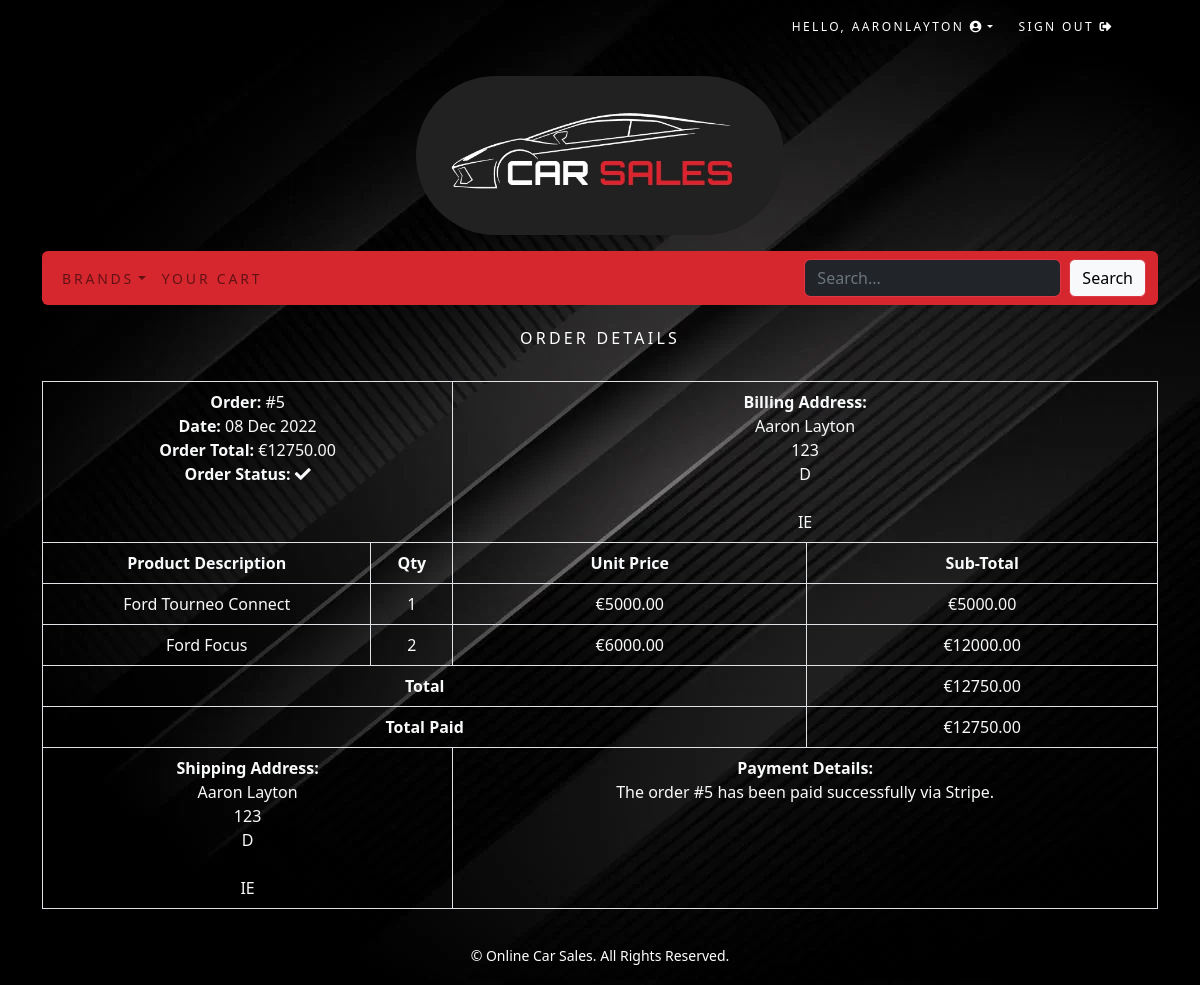
The page /order/5/ (signed in) on the database its author committed.
### accounts/models.py (models this page shows)
class CustomUser(AbstractUser):
    age = models.PositiveIntegerField(null=True, blank=True)

### order/models.py (models this page shows, shortened)
class Order(models.Model):
    token = models.CharField(max_length=250, blank=True)
    total = models.DecimalField(max_digits=10, decimal_places=2, verbose_name='Euro Order Total')
    emailAddress = models.EmailField(max_length=250, blank=True, verbose_name='Email Address')
    created = models.DateTimeField(auto_now_add=True)
    billingName = models.CharField(max_length=250, blank=True)
    billingAddress1 = models.CharField(max_length=250, blank=True)
    billingCity = models.CharField(max_length=250, blank=True)
    billingPostcode = models.CharField(max_length=10, blank=True)
    billingCountry = models.CharField(max_length=200, blank=True)
    shippingName = models.CharField(max_length=250, blank=True)
    shippingAddress1 = models.CharField(max_length=250, blank=True)
    shippingCity = models.CharField(max_length=250, blank=True)
    shippingPostcode = models.CharField(max_length=10, blank=True)
    shippingCountry = models.CharField(max_length=200, blank=True)
    voucher = models.ForeignKey(Voucher,
                                related_name='orders',
                                null=True,
                                blank=True,
                                on_delete=models.SET_NULL)
    discount = models.IntegerField(default = 0,
                                validators=[MinValueValidator(0),
                                MaxValueValidator(100)])
    class Meta:
        db_table = 'Order'
        ordering = ['-created']

class OrderItem(models.Model):
    product = models.CharField(max_length=250)
    quantity = models.IntegerField()
    price = models.DecimalField(max_digits=10, decimal_places=2, verbose_name='Euro Price')
    order = models.ForeignKey(Order, on_delete=models.CASCADE)
    class Meta:
        db_table = 'OrderItem'
    def sub_total(self):
        return self.quantity * self.price

### order/views.py (the view)
# urls.py: path('<int:order_id>/', views.orderDetail.as_view(), name='order_detail'),
class orderDetail(LoginRequiredMixin, View):
    def get(self, request, order_id):
        if request.user.is_authenticated:
            email = str(request.user.email)
            order = Order.objects.get(id=order_id, emailAddress=email)
            order_items = OrderItem.objects.filter(order=order)
        return render(request, 'order/order_detail.html', {'order': order, 'order_items': order_items})

### accounts/templatetags/auth_extras.py (called while the page is built)
@register.filter(name='has_group')
def has_group(user, group_name):
    group = Group.objects.get(name=group_name)
    return True if group in user.groups.all() else False

### car/context_processors.py (called while the page is built)
def menu_links(request):
    links = Category.objects.all()
    return {'links':links}

### car/models.py (called while the page is built)
    def get_absolute_url(self):
        return reverse('car:products_by_category', args=[self.id])

### cart/context_processors.py (called while the page is built)
def counter(request):
    item_count = 0
    if 'admin' in request.path:
        return {}
    else:
        try:
            cart = Cart.objects.filter(cart_id=_cart_id(request))
            cart_items = CartItem.objects.all().filter(cart=cart[:1])
            for cart_item in cart_items:
                item_count += cart_item.quantity
        except Cart.DoesNotExist:
            item_count = 0
    return {'item_count':item_count}

### cart/views.py (called while the page is built)
def _cart_id(request):
    cart = request.session.session_key
    if not cart:
        cart = request.session.create()
    return cart

### order/templates/order/order_detail.html (shortened to what this page needs)
{% extends "base.html" %}
{% load static %}
{% block content %}
<div>
    <div class="text-center">
        <br>
        <h1 class="text-center my_title">Order Details</h1>
        <br>
        <table class="table table-bordered text-light">
            <tr>
                <td class="text-left" colspan="2">
                    <b>Order: </b>#{{ order.id }}<br>
                    <b>Date: </b>{{ order.created|date:"d M Y" }}<br>
                    <b>Order Total: </b>€{{ order.total }}<br>
                    <b>Order Status: </b><i class="fas fa-check"></i>
                <td class="text-left" colspan="2">
                    <b>Billing Address: </b><br>
                    {{ order.billingName }}<br>
                    {{ order.billingAddress1 }}<br>
                    {{ order.billingCity }}<br>
                    {{ order.billingPostcode }}<br>
                    {{ order.billingCountry }}<br>
                </td>
            </tr>
            <tr>
                <td><b>Product Description</b></td>
                <td><b>Qty</b></td>
                <td><b>Unit Price</b></td>
                <td><b>Sub-Total</b></td>
            </tr>
            {% for item in order_items %}
            <tr>
                <td>{{ item.product }}</td>
                <td>{{ item.quantity }}</td>
                <td>€{{ item.price }}</td>
                <td>€{{ item.sub_total }}</td>
            </tr>
            {% endfor %}
            <tr>
                <td class="text-right" colspan="3"><b>Total</b></td>
                <td>€{{ order.total }}</td>
            </tr>
            <tr>
                <td class="text-right" colspan="3"><b>Total Paid</b></td>
                <td>€{{ order.total }}</td>
            </tr>
            <tr>
                <td class="text-left" colspan="2">
                    <b>Shipping Address: </b><br>
                    {{ order.shippingName }}<br>
                    {{ order.shippingAddress1 }}<br>
                    {{ order.shippingCity }}<br>
                    {{ order.shippingPostcode }}<br>
                    {{ order.shippingCountry }}<br>
                </td>
                <td class="text-left" colspan="2">
                    <b>Payment Details: </b><br>
                    The order #{{ order.id }} has been paid successfully via Stripe.
                </td>
            </tr>
        </table>
    </div>
</div>
{% endblock content %}

### car/templates/top-navbar.html (shortened to what this page needs)
{% load auth_extras %}
<div class="container">
    <div class="my_custom_menu">
        <ul>
            {% if user.is_authenticated %}
            <li>
                Hello, <a href="#" class="dropdown-toggle" data-bs-toggle="dropdown"
                aria-haspopup="true" aria-expanded="false">{{ user.username }}
                <i class="fas fa-user-circle"></i></a>
            </li>
            <li>
                <a href="{% url 'logout' %}">Sign Out <i class="fas fa-sign-out-alt"></i></a>
            </li>
            {% endif %}
        </ul>
    </div>
</div>

### static/css/custom.css (style rules this page uses)
.my_title { font-size: 16px; text-transform: uppercase; letter-spacing: .2em; }
.my_custom_menu { text-align: right !important; }
.my_custom_menu ul li { color: white; list-style: none; text-transform: uppercase; letter-spacing: .2em; font-size: 12px; padding-right: 20px; display: inline; }
.my_custom_menu ul li a { color: white; text-decoration: none; list-style: none; text-transform: uppercase; letter-spacing: .2em; font-size: 12px; }

### rows shown on the page
CustomUser: username "AARONLAYTON"
Order: id "5", created "08 Dec 2022", total "12750.00", billingName "Aaron Layton", billingAddress1 "123", billingCity "D", billingCountry "IE", shippingName "Aaron Layton", shippingAddress1 "123", shippingCity "D", shippingCountry "IE"
OrderItem: product "Ford Tourneo Connect", quantity "1", price "5000.00", sub_total "5000.00"
OrderItem: product "Ford Focus", quantity "2", price "6000.00", sub_total "12000.00"
